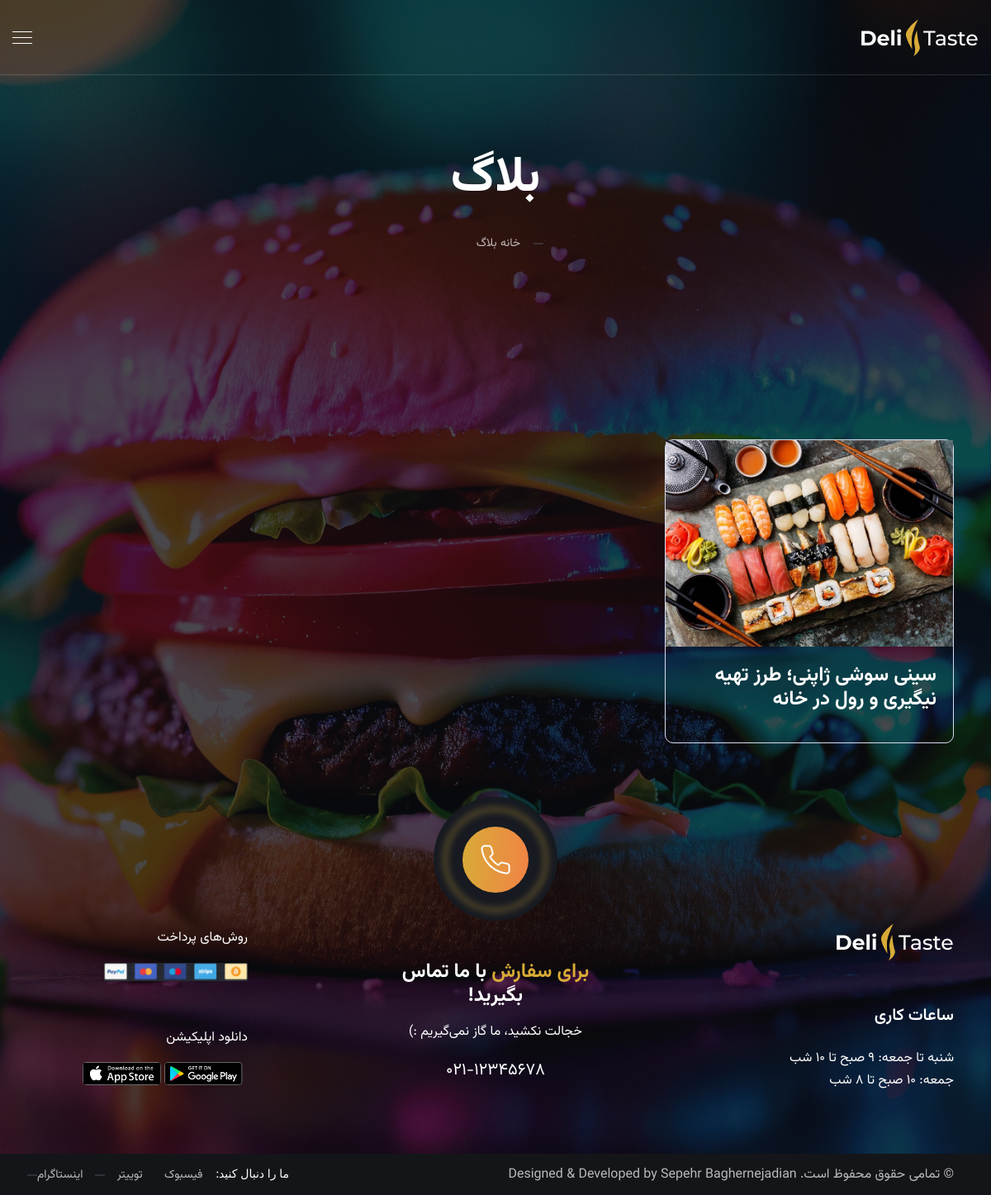
Screenshot of /blog/ with the database file from the repository.
### blog_app/models.py (models this page shows, shortened)
class BlogPost(models.Model):
    title = models.CharField('نام / عنوان', max_length=200)
    image = models.ImageField('عکس', upload_to='blog/')
    description = models.TextField('توضیحات')
    author = models.ForeignKey(
        settings.AUTH_USER_MODEL, verbose_name='نویسنده',
        null=True, blank=True, on_delete=models.SET_NULL, related_name='blog_posts',
    )
    created_at = models.DateTimeField('تاریخ ثبت', auto_now_add=True)
    class Meta:
        ordering = ['-created_at']
        verbose_name = 'بلاگ'
        verbose_name_plural = 'بلاگ‌ها'
    def get_absolute_url(self):
        return reverse('blog_detail', args=[self.pk])

### blog_app/views.py (the view)
# urls.py: path('blog/', blog_views.blog_list, name='blog1'),
def blog_list(request):
    paginator = Paginator(BlogPost.objects.all(), 9)
    page = paginator.get_page(request.GET.get('page'))
    return render(request, 'blog1.html', {'page': page})

### templates/blog1.html (shortened to what this page needs)
{% extends 'blog_base.html' %}
{% block content %}
<div class="blog-posts blog-page">
    <div class="row">
        {% for post in page %}
        <div class="col-lg-4 col-md-6">
            <div class="blog">
                <div class="blog-thumbnail">
                    <a href="{{ post.get_absolute_url }}"><img src="{{ post.image.url }}" alt="{{ post.title }}" class="w-100"></a>
                </div>
                <div class="blog-info">
                    <h2 class="blog-title"><a href="{{ post.get_absolute_url }}" title="{{ post.title }}">{{ post.title }}</a></h2>
                </div>
            </div>
        </div>
        {% empty %}
        <div class="col-12"><p class="blog-empty">هنوز بلاگی ثبت نشده است.</p></div>
        {% endfor %}
    </div>
</div>
{% endblock %}

### static/assets/css/rtl.css (style rules this page uses)
html { direction: rtl; }
body, h1, h2, h3, h4, h5, h6, p, a, span, li, input, button, select, textarea, label, strong, blockquote { font-family: "Vazirmatn", "Montserrat", sans-serif; }
body { letter-spacing: 0; }
body { text-align: right; }
html { background-color: #101218; }
body { background-color: #101218; background-image: linear-gradient(rgba(10, 12, 16, 0.74), rgba(10, 12, 16, 0.74)), url(../images/hamburger-stadiumasli.jpg); background-repeat: no-repeat; background-position: center center; background-size: cover; background-attachment: fixed; color: #c2c8d2; }

### templates/blog_base.html (style rules this page uses)
.blog-page .blog-thumbnail img { height:250px;object-fit:cover;width:100% }
.blog-page .blog-info { padding-top:18px }
.blog-page .blog-title { margin:0 }

### rows the page displays
BlogPost: image (picture), title "سینی سوشی ژاپنی؛ طرز تهیه نیگیری و رول در خانه"
